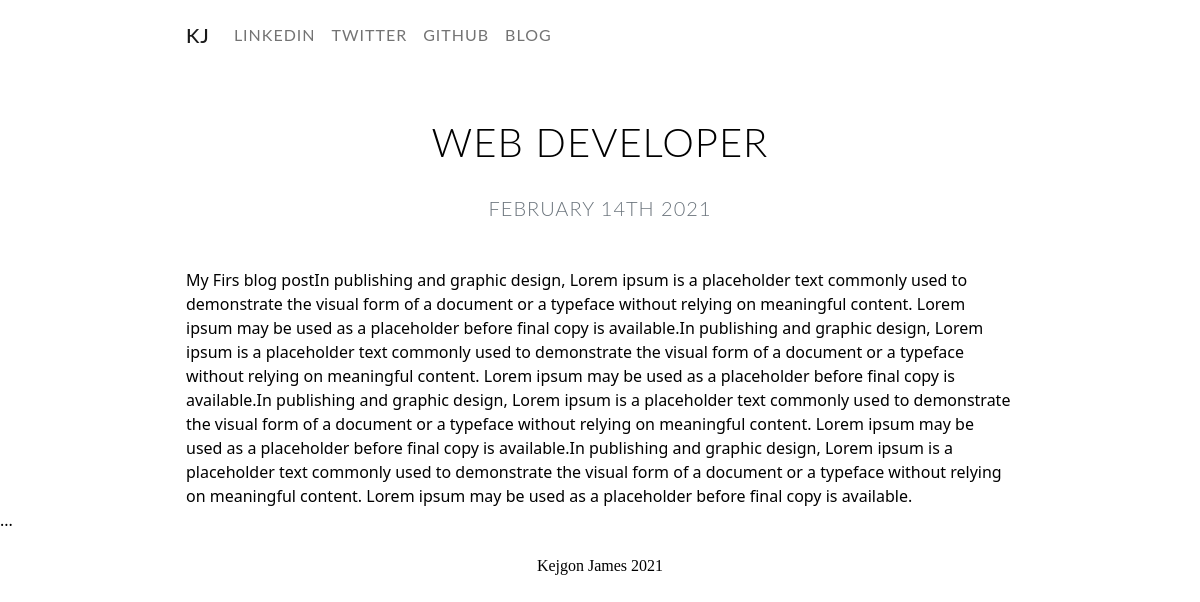
Page /blog/1/ on the committed database.
### blog/models.py (models this page shows, shortened)
class BlogPost(models.Model):
    title = models.CharField(max_length=100)
    date = models.DateField()
    blogPost = models.TextField(blank = True)

### blog/views.py (the view)
# urls.py: path('<int:blog_id>/', views.Detail, name='detail'),
def Detail(request, blog_id):
    blog = get_object_or_404(BlogPost, pk=blog_id)
    return render(request,'blog/detail.html',{'blog': blog})

### blog/templates/blog/detail.html
{% extends 'portfolio/base.html' %}
{% load static %}
{% block content %}
<h1 class="text text-center mt-5" id="blogdetailtitle">{{ blog.title }}</h1>
<h5 class="text-center text-muted mb-5">{{ blog.date|date:'F jS Y' }}</h5>
{{ blog.blogPost|safe }}
{% endblock %}

### portfolio/static/portfolio/style.css (style rules this page uses)
* { -webkit-box-sizing: border-box; -moz-box-sizing: border-box; box-sizing: border-box; }
html { width: 100%; height: 100%; margin: 0px auto; }
body { width: 100%; height: 100%; color: #000; background-color: #FFF; margin: 0px auto; position: relative; font-smoothing: antialiased; -moz-font-smoothing: antialiased; -webkit-font-smoothing: antialiased; -webkit-font-smoothing: subpixel-antialiased; font-weight: normal; }
h1, h2, h3, h4, h5, h6 { text-transform: uppercase; margin: 0 0 30px; font-family: "Lato", sans-serif; font-weight: 300; letter-spacing: 1px; }

### rows in the picture
BlogPost: title "WEB DEVELOPER", date "FEBRUARY 14TH 2021", blogPost "My Firs blog postIn publishing and graphic design, Lorem ipsum is a placeholder text commonly used to demonstrate the visual form of a document or a typeface without relying on meaningful content. Lorem ipsum may be used as a placeholder before final copy is available.In publishing and graphic design, Lorem ipsum is a placeholder text commonly used to demonstrate the visual form of a document or a typeface without relying on meaningful content. Lorem ipsum may be used as a placeholder before final copy is available.In publishing and graphic design, Lorem ipsum is a placeholder text commonly used to demonstrate the visual form of a document or a typeface without relying on meaningful…"
